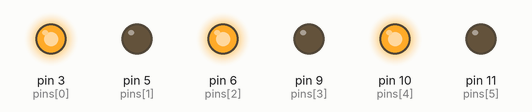
A sketch run on a simulated Arduino Uno, built with avr-gcc and run on an emulated ATmega328P. On the bench: output pins drawn as LEDs (lit = HIGH).

Above: at 0.1 s.
At 0.7 s:
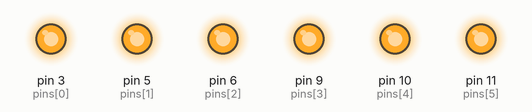
At 1.3 s:
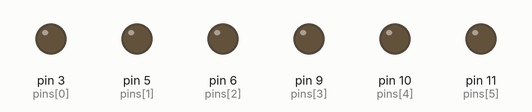
At 2.7 s:
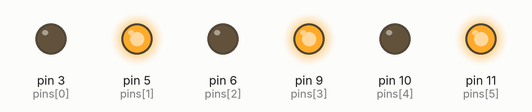
Timing chart, 0 to 3.0 s (numbered marks = the images above):
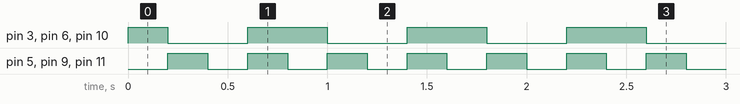

Measured:
- by itself, pin 3 (pins[0]), pin 6 (pins[2]), pin 10 (pins[4]): repeats every 0.80 s: LOW 0.40 s, HIGH 0.40 s
- by itself, pin 5 (pins[1]), pin 9 (pins[3]), pin 11 (pins[5]): alternates HIGH for 0.20 s and LOW for 0.20 s
- by itself, everything shown: repeats every 0.80 s, in 4 steps

The sketch:

opdracht8.ino
```cpp
//Assignment 8 - Using PORTB and DDRB.

/*
Q: Tot slot van deze opgave nog even een detailvraagje over de timing. Waarom zie je, tenzij
je bionische ogen hebt, bij de uitvoer van onderstaande statements de LED’s niet aan- en
uitgaan?

A: Because it refeshes at a 20MHz interval, which is too fast for the human eye to preceive. One way to solve it is using a delay between the two statements.
*/

//I did not have a led module, So i used other pins :)
int pins[] = { 3, 5, 6, 9, 10, 11 };
#define digital true

void setup()
{
  //Set the pin modes for all the pins.
  for(int pin : pins)
  {
    pinMode(pin, OUTPUT);
  }
}

void loop()
{
 #if digital
  digitalWritePattern();
 #else
  PortBPattern();
 #endif
}


void digitalWritePattern()
{
  //NOTE: We can use patterns here also, we just need to map the bits pins we defined.

  //Alternating pattern 1
  for(int i = 0; i < 6; i++)
  {
    if(i % 2 == 0)
    {
      digitalWrite(pins[i], HIGH);
    }
    else
    {
      digitalWrite(pins[i], LOW);
    }
  }

  delay(200);

  //Alternating pattern 2
  for(int i = 0; i < 6; i++)
  {
    if(i % 2 != 0)
    {
      digitalWrite(pins[i], HIGH);
    }
    else
    {
      digitalWrite(pins[i], LOW);
    }
  }

  delay(200);

  //Turn all off.
  for(int i = 0; i < 6; i++)
  {
    digitalWrite(pins[i], LOW);
  }

  delay(200);

  //Turn all on.
  for(int i = 0; i < 6; i++)
  {
    digitalWrite(pins[i], HIGH);
  }

  delay(200);
}

void PortBPattern()
{
  //Alternating patterns and on/off patten.
  int patterns[] = { 0x2A, 0x15, 0x0, 0x3F};

  for(int pattern : patterns)
  {
    PORTB = pattern;
    delay(200);
  }

  delay(200);
}
```
